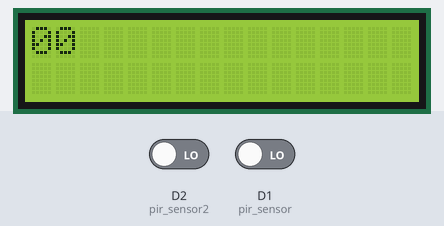
Bench run of a sketch on a simulated ESP8266 (NodeMCU). Shown: 16×2 character LCD. The inputs (shaded band) are chosen by the test bench; at power-on: D2 (pir_sensor2) LOW, D1 (pir_sensor) LOW. WiFi joins after 1.5 s; servers stay silent unless stated; what the sketch prints to the serial monitor is not drawn.

Above: at 3.3 s.
3.4 s: D2 (pir_sensor2) driven HIGH
At 4.4 s:
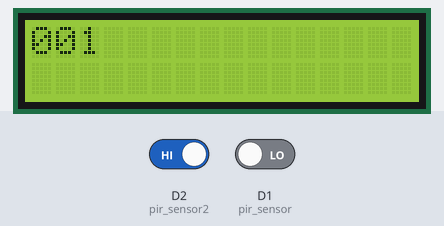
6.6 s: D1 (pir_sensor) driven HIGH
At 8.4 s:
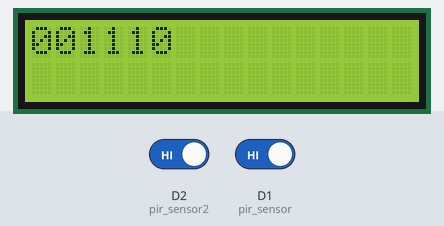
10.2 s: D2 (pir_sensor2) driven LOW
At 12.1 s:
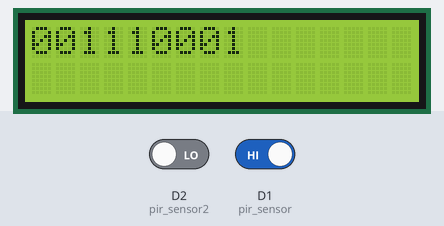
13.8 s: D1 (pir_sensor) driven LOW
At 15.4 s:
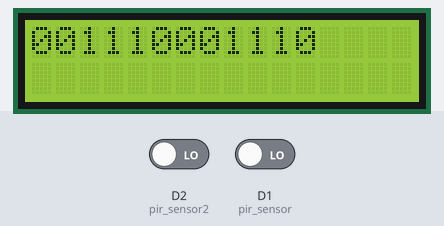
17.4 s: D2 (pir_sensor2) driven HIGH
At 20.4 s:
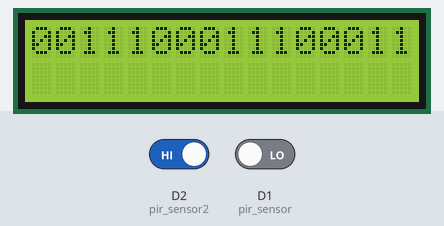
Timing chart, 0 to 21.9 s (numbered marks = the images above; inputs shaded):
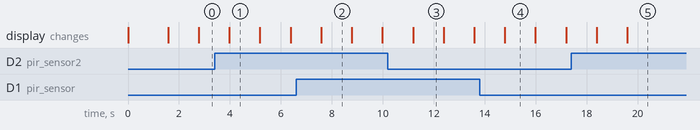

The sketch:

MainWork.ino
```cpp
#include <LiquidCrystal_I2C.h>

#include <ESP8266WiFi.h>
#include<Wire.h>


String apiKey = "ZBE86I39N97CADRV";     //  Enter your Write API key from ThingSpeak

const char *ssid =  "kankitjha";  // name of your wifi
const char *pass =  "kankitjha";  // password of your wifi
const char* server = "api.thingspeak.com";

int pir_sensor =  D1;
int pir_sensor2 =  D2;
LiquidCrystal_I2C lcd(0x27, 16, 2);

WiFiClient client;

void setup()
{
       Serial.begin(115200);
       delay(10);
       pinMode(pir_sensor,INPUT);
       pinMode(pir_sensor2,INPUT);
       lcd.begin();

       Serial.println("Connecting to ");
       Serial.println(ssid);

       WiFi.begin(ssid, pass);

      while (WiFi.status() != WL_CONNECTED)
     {
            delay(500);
            Serial.print(".");
     }
      Serial.println("");
      Serial.println("WiFi connected");

}

void loop()
{

int pir = digitalRead(pir_sensor);
int pir2 = digitalRead(pir_sensor2);
int count1=0,count2=0,final;

if(pir==HIGH)count1++;
if(pir2==HIGH)count2++;
final=abs(count1-count2);
lcd.print(final);


   if (client.connect(server,80))   //   "184.106.153.149" or api.thingspeak.com
    {

      String postStr = apiKey;

       postStr +="&field1=";
       postStr += String(pir);


       postStr +="&field2=";
       postStr += String(pir2);

       postStr +="&field3=";
       postStr += String(final);


       postStr +="&field4=";
       postStr += String(count1);


       postStr +="&field5=";
       postStr += String(count2);
       postStr += "\r\n\r\n";


       client.print("POST /update HTTP/1.1\n");
       client.print("Host: api.thingspeak.com\n");
       client.print("Connection: close\n");
       client.print("X-THINGSPEAKAPIKEY: "+apiKey+"\n");
       client.print("Content-Type: application/x-www-form-urlencoded\n");
       client.print("Content-Length: ");
       //client.print(postStr.length());

       client.print("\n\n");
       client.print(postStr);

       Serial.print("motion : ");
       Serial.print(pir);
       Serial.println(" , incoming..");

       Serial.print("motion : ");
       Serial.print(pir2);
       Serial.println(" , outgoing..");
    }
   client.stop();

  // thingspeak needs minimum 15 sec delay between updates
  delay(1000);
}
```

Measured:
- what the display in image 1 shows lasts 1.2 s, from 4.0 s to 5.2 s
